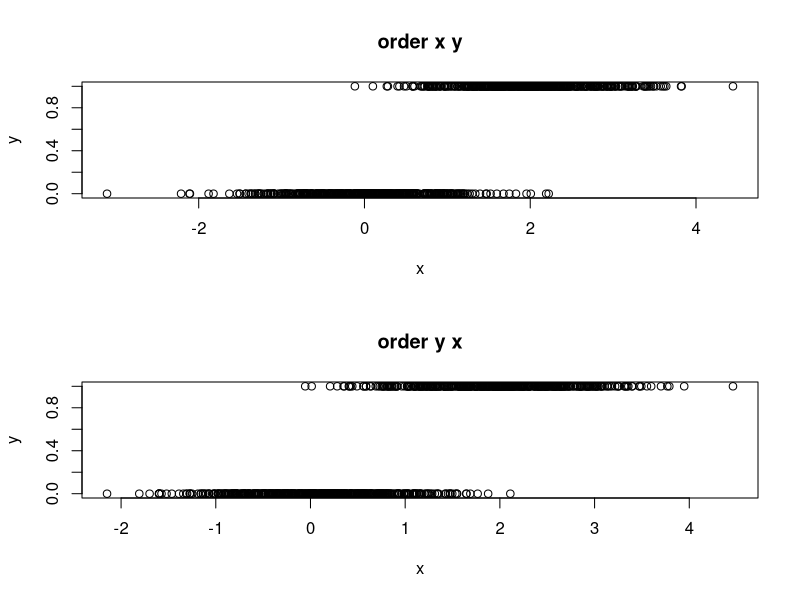

Write R code to recreate this figure.
b=2
alpha=0
rho=c(0,4)
phi=c(6,2)

sampler1=function(n,x,y){
  mat=matrix(,ncol=2,nrow=n)
  mat[1,]=c(x,y)
  for(i in 1:n){
  x=rnorm(1,rho[y+1]/b,1/sqrt(b))
  y=rbinom(1,1,exp(rho[2]*x+phi[2])/(exp(rho[1]*x+phi[1])+exp(rho[2]*x+phi[2])))
  mat[i,]=c(x,y)
  }
  mat
}

sampler2=function(n,x,y){
  mat=matrix(,ncol=2,nrow=n)
  mat[1,]=c(x,y)
  for(i in 1:n){
    y=rbinom(1,1,exp(rho[2]*x+phi[2])/(exp(rho[1]*x+phi[1])+exp(rho[2]*x+phi[2])))
    x=rnorm(1,rho[y+1]/b,1/sqrt(b))
    mat[i,]=c(x,y)
  }
  mat
}

par(mfrow=c(2,1))

sa_1=sampler1(100000,0,0)
sa_2=sampler2(100000,0,0)
sa_1=sa_1[seq(1000,100000,100),]
sa_2=sa_2[seq(1000,100000,100),]
plot(sa_1,main="order x y",xlab="x",ylab="y")
plot(sa_2,main="order y x",xlab="x",ylab="y")